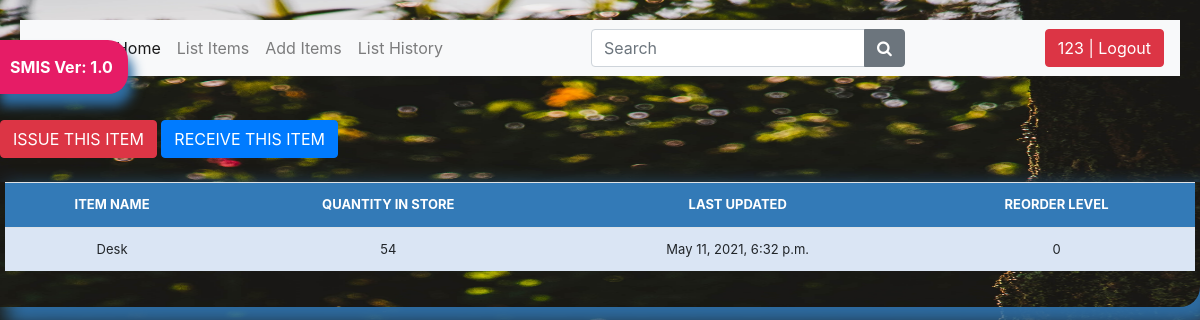
The app's page /stock_detail/3/ (signed in), older data.
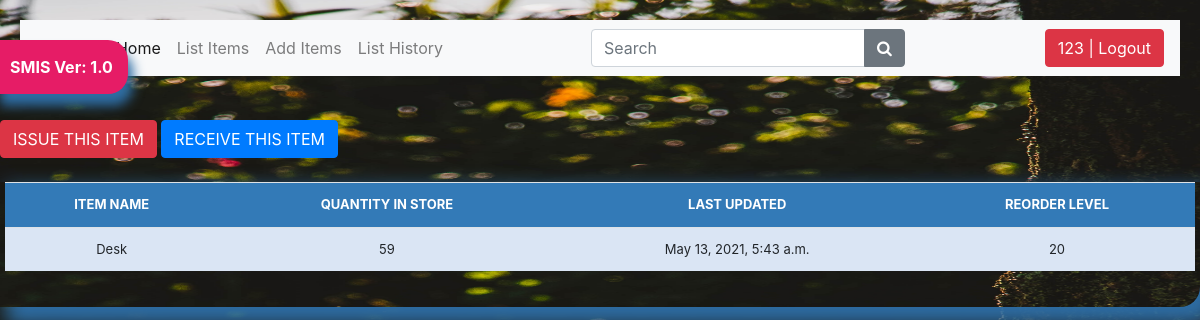
The same page, newer data.
### stockmgmt/models.py (models this page shows, shortened)
class Stock(models.Model):
    category = models.ForeignKey(Category, on_delete=models.CASCADE,blank=True)
    item_name = models.CharField(max_length=50, blank=True, null=True)
    quantity = models.IntegerField(default='0', blank=True, null=True)
    receive_quantity = models.IntegerField(default='0', blank=True, null=True)
    receive_by = models.CharField(max_length=50, blank=True, null=True)
    issue_quantity = models.IntegerField(default='0', blank=True, null=True)
    issue_by = models.CharField(max_length=50, blank=True, null=True)
    issue_to = models.CharField(max_length=50, blank=True, null=True)
    phone_number = models.CharField(max_length=50, blank=True, null=True)
    created_by = models.CharField(max_length=50, blank=True, null=True)
    reorder_level = models.IntegerField(default='0', blank=True, null=True)
    last_updated = models.DateTimeField(auto_now_add=False, auto_now=True)
    timestamp = models.DateTimeField(auto_now_add=True,auto_now=False)

### stockmgmt/views.py (the view)
# urls.py: path('stock_detail/<str:pk>/', views.stock_detail, name="stock_detail"),
@login_required
def stock_detail(request, pk):
    queryset = Stock.objects.get(id=pk)
    context = {
        "title": queryset.item_name,
        "queryset": queryset,
    }
    return render(request, "stock_detail.html", context)

### stockmgmt/templates/stock_detail.html
{% extends "home.html" %}
{% load crispy_forms_tags %}
{%load static%}
{%block content %}
<a href="{% url 'issue_items' queryset.id %}"><div class='btn btn-danger'>ISSUE THIS ITEM</div></a>
<a href="{% url 'receive_items' queryset.id %}"><div class='btn btn-primary'>RECEIVE THIS ITEM</div></a>
        <br><br>
        <div class="display_table">
          <table class='table'>
                  <tr>
                    <th>ITEM NAME</th>
                    <th>QUANTITY IN STORE</th>
                    <th>LAST UPDATED</th>
                    <th>REORDER LEVEL</th>
                  </tr>
                  <tr>
                    <td>{{queryset.item_name}}</td>
                    <td>{{queryset.quantity}}</td>
                    <td>{{queryset.last_updated}}</td>
                    <td>{{queryset.reorder_level}}</td>
                  </tr>
          </table>
        </div>
{%endblock%}

Row changes from the older to the newer data that the page shows:
changed Stock "Desk": quantity "54" → "59"; last_updated "May 11, 2021, 6:32 p.m." → "May 13, 2021, 5:43 a.m."; reorder_level "0" → "20"
